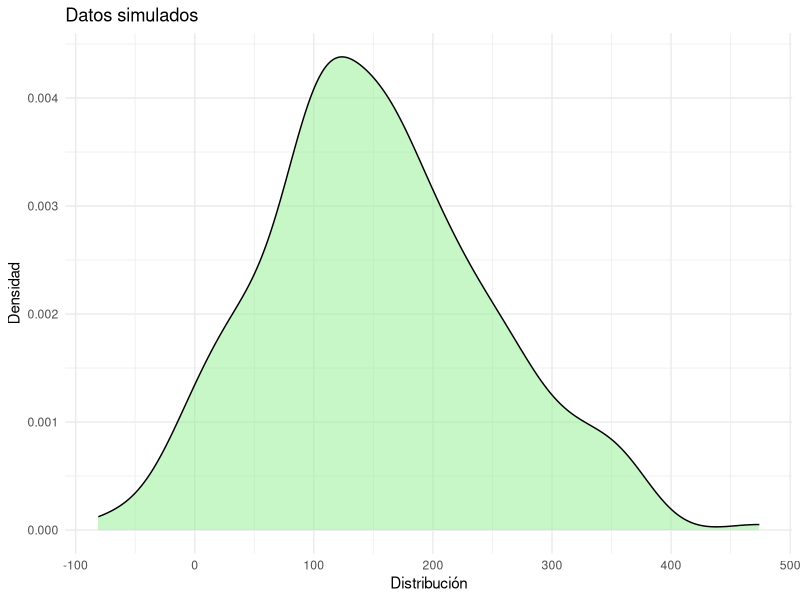

Reproduce this figure in R.
################################################################################
# Universidad Estatal a Distancia
# Carrera de Sistemas de Información en Salud
# Investigación en Sistemas de Información en Salud II(03576)
# TALLER OBLIGATORIO #4: ANÁLISIS DE DATOS CUANTITATIVOS Y SU PROCESAMIENTO
# Estudiante: Alina Elizondo Sánchez
################################################################################

# 1. Simulación de datos
set.seed(123) # fija una semilla para reproducibilidad

#==================================================================#
# 2. Análisis estadístico
n <- 300      # número de observaciones
mu <- 150      # media
sigma <- 100   # desviación estándar

datos <- rnorm(n, mean = mu, sd = sigma)

#==================================================================#
# 3. Visualización
library(ggplot2)
df <- data.frame()
ggplot(df, aes(x = datos)) +
  geom_density(fill = "lightgreen", alpha = 0.5  ) +
  labs(
    title = "Datos simulados",
    x = "Distribución",
    y = "Densidad"
  ) +
  theme_minimal()

#==============================================================================================#
cat('Interpretación: La forma de la distribución es una curva en forma de 
    campana, es decir, una distribución normal. Asimismo, es simétrica, ya que
    está centrada a la media de 150 y ambas colas son similares.  La relación
    entre la media de 150 y la mediana de n/2 (300/2) =150, indica que ambas son
    iguales, por lo que se trata de una distribución normal. Seguidamente, al 
    ser la desviación estándar de 100 y el promedio de 150, se demuestra que, 
    la desviación estándar en menor que el promedio, por lo que la concentración
    de los datos está cerca del promedio y el gráfico así lo demuestra.')
